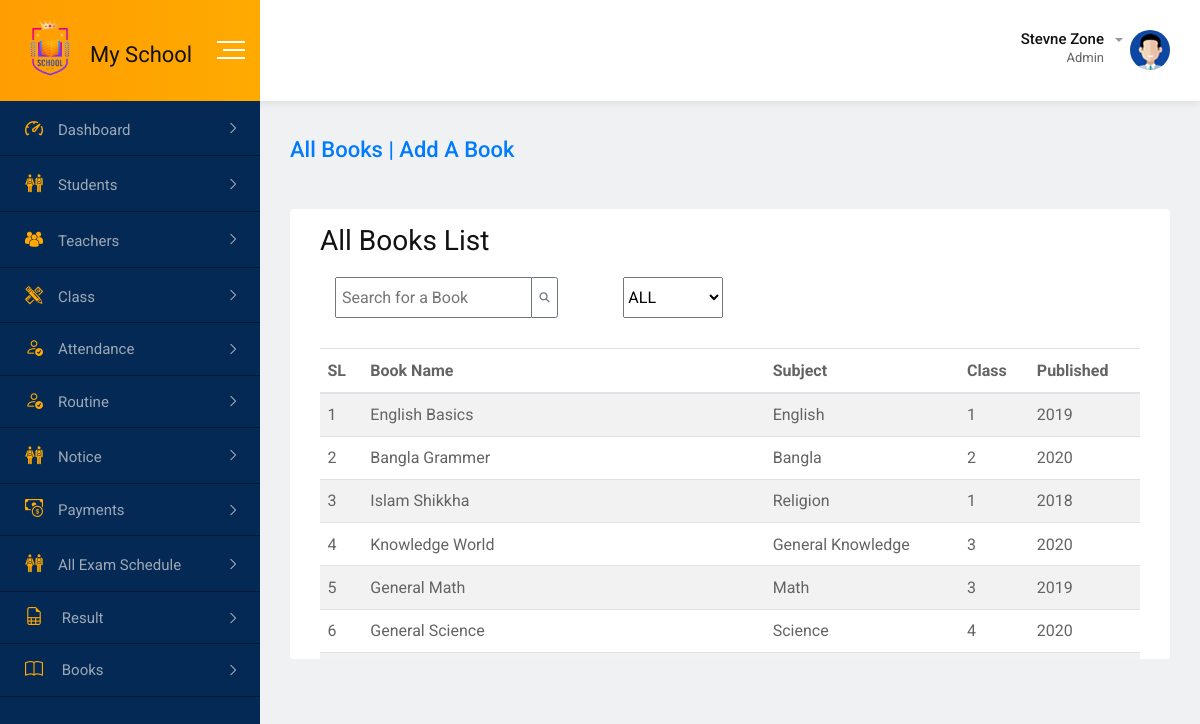
The page /admin/all_books.php on the database its author committed.
### tables this page shows
CREATE TABLE `books` (
  `id` int(11) NOT NULL,
  `book_name` varchar(100) NOT NULL,
  `subject` varchar(50) NOT NULL,
  `class` int(11) NOT NULL,
  `published` year(4) NOT NULL
);

### admin/all_books.php (the view, shortened to what this page needs)
<?php
include_once("../includes/db_config.php");
$sql = "SELECT * FROM books";
$result = $db->query($sql);
?>
<?php include_once("../includes/index_header.php"); ?>
<body>
    <?php include_once("../includes/index_sidebar.php"); ?>
    <div class="dashboard-content-one">
        <div class="breadcrumbs-area">
            <h3><a href="add_books.php" class="">All Books | Add a Book</a></h3>
        </div>
        <div class="card" id="tableid">
            <div class="card-body">
                <h2>All Books List</h2>
                <div class="table-top">
                    <div class="input-group col-md-4">
                        <input class="p-2" type="text" id="searchInput" placeholder="Search for a Book">
                        <span class="input-group-append">
                            <button class="btn btn-outline-secondary" type="button">
                                <i class="fa fa-search"></i>
                            </button>
                        </span>
                    </div>
                    <select id="statusFilter">
                        <option value="all">ALL</option>
                    </select>
                </div>
                <table class="table table-striped bg-white">
                    <thead>
                        <tr>
                            <th>SL</th>
                            <th>Book Name</th>
                            <th>Subject</th>
                            <th>Class</th>
                            <th>Published</th>
                        </tr>
                    </thead>
                    <tbody>
                        <?php
                        $sl = 0 ;
                        while ($row = $result->fetch_assoc()) {
                        ?>
                            <tr>
                                <td><?php $sl++; echo $sl ?></td>
                                <td><?php echo $row["book_name"]; ?></td>
                                <td><?php echo $row["subject"]; ?></td>
                                <td><?php echo $row["class"]; ?></td>
                                <td><?php echo $row["published"]; ?></td>
                            </tr>
                        <?php } ?>
                    </tbody>
                </table>
            </div>
        </div>
        <?php include_once("../includes/index_footer.php"); ?>
</body>
</html>

### assets/css/main.css (style rules this page uses)
html { color: #222; font-size: 1em; line-height: 1.4; }

### admin/all_books.php (style rules this page uses)
#tableid { height: 450px; overflow: scroll; }
#statusFilter { width: 100px; }
.table-top { display: flex; gap: 30px; margin-bottom: 30px; }

### rows shown on the page
books: book_name "English Basics", subject "English", class "1", published "2019"
books: book_name "Bangla Grammer", subject "Bangla", class "2", published "2020"
books: book_name "Islam Shikkha", subject "Religion", class "1", published "2018"
books: book_name "Knowledge World", subject "General Knowledge", class "3", published "2020"
books: book_name "General Math", subject "Math", class "3", published "2019"
books: book_name "General Science", subject "Science", class "4", published "2020"
